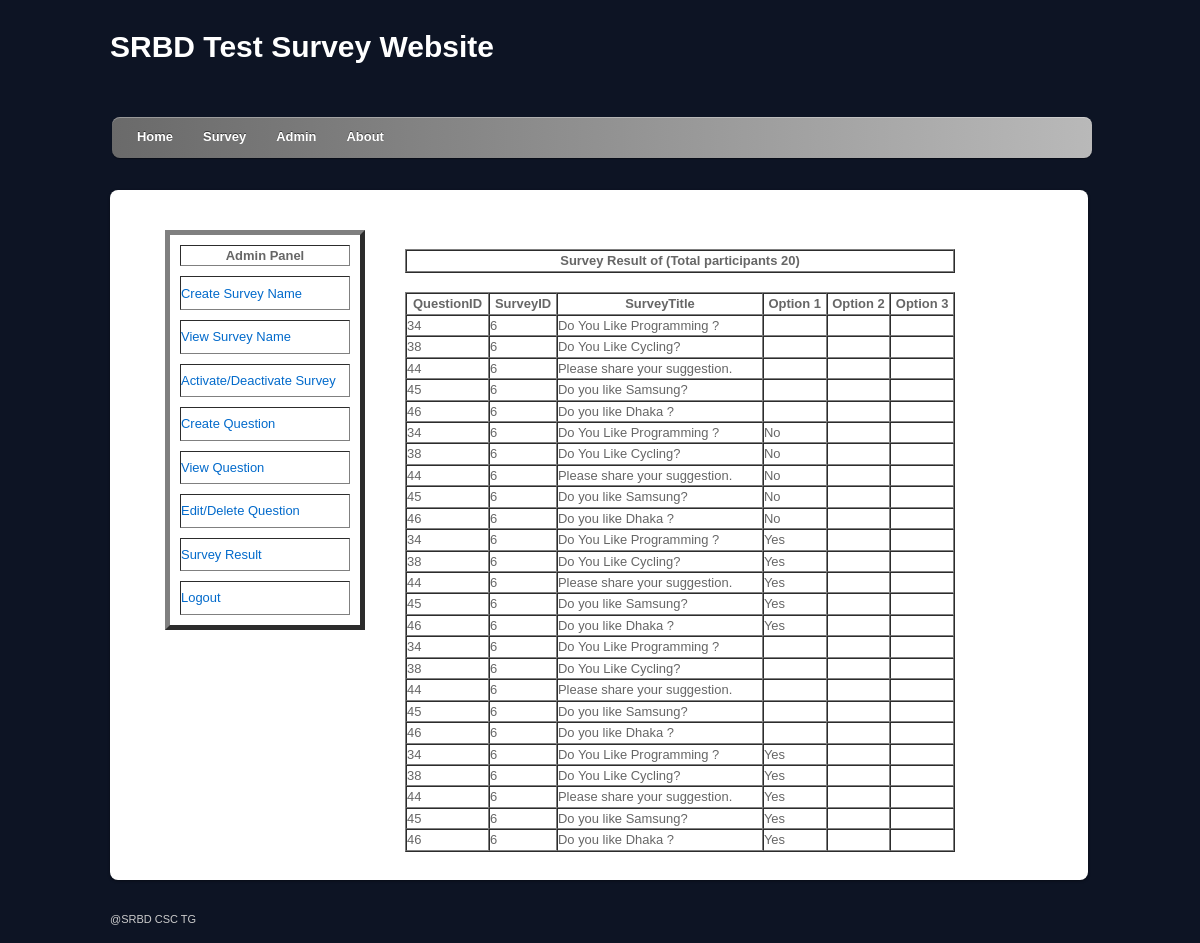
Page /viewSurveyResult1.php (signed in) on the committed database.
### tables this page shows
CREATE TABLE IF NOT EXISTS `questionupload` (
  `quesid` int(11) NOT NULL AUTO_INCREMENT,
  `surveytitleid` int(11) NOT NULL,
  `questitle` varchar(250) NOT NULL,
  `type` varchar(20) NOT NULL,
  `option1` varchar(250) NOT NULL,
  `label1` varchar(250) NOT NULL,
  `option2` varchar(250) NOT NULL,
  `label2` varchar(250) NOT NULL,
  `option3` varchar(250) NOT NULL,
  `label3` varchar(250) NOT NULL,
  `count` int(11) NOT NULL,
  PRIMARY KEY (`quesid`)
);

CREATE TABLE IF NOT EXISTS `surveyresult` (
  `guestId` int(11) NOT NULL AUTO_INCREMENT,
  `surveytitleid` int(11) DEFAULT NULL,
  `ans1` varchar(250) DEFAULT NULL,
  `ans2` varchar(250) DEFAULT NULL,
  PRIMARY KEY (`guestId`)
);

### viewSurveyResult1.php (the view, shortened to what this page needs)
<?php include("session.php"); ?>
	<?php include("header.php"); ?>
            <div id="content">
                <article class="post clearfix">
                    <?php include("sidebar.php"); ?>
                        <div id="mainContent">
            <div id="survey_result">
            <?php
            include 'config.php';
            $surveyid=$_POST['surveyid'];
            $result2 = mysqli_query($con,"select * from surveyresult");
            $total_number_rows2 = mysqli_num_rows($result2);
            echo "<table border='1' width='550'' height='10' cellspacing='0'' cellpadding='0'>
               <tbody>
                    <tr>
                    <th>Survey Result of  " .$surveyid. "  (Total participants " .$total_number_rows2. ")</th><br>
                    </tr>
                </tbody>
                ";
            echo "</table>";
            echo "<br>";
            $sql = 'SELECT distinct (questionupload.quesid),  questionupload.questitle , surveyresult.*
                       FROM questionupload
                       LEFT JOIN surveyresult
                       ON questionupload.surveytitleid=surveyresult.surveytitleid
                       ORDER BY surveyresult.guestId';
            $retval = mysqli_query($con,$sql);
            echo "<table border='1' width='550' height='10' cellspacing='0' cellpadding='0'>
                   <tbody>
                        <tr>
                        <th>QuestionID</th>
                        <th>SurveyID</th>
                        <th>SurveyTitle</th>
                        <th>Option 1</th>
                        <th>Option 2</th>
                        <th>Option 3</th>
                        </tr>
                    </tbody>
                    ";
            while($row = mysqli_fetch_array($retval, MYSQL_ASSOC))
              {
                    echo "<tr>";
                    echo "<td>" . $row['quesid'] . "</td>";
                    echo "<td>" . $row['surveytitleid'] . "</td>";
                    echo "<td>" . $row['questitle'] . "</td>";
                    echo "<td>" . $row['ans1'] . "</td>";
                    echo "<td>" . $row['ans2'] . "</td>";
                    echo "<td>" . $row['ans3'] . "</td>";
                    echo "</tr>";
              }
            echo "</table>";
            ?>
            </div>
                </div>
            </article>
	</div>
<?php include("footer.php"); ?>

### session.php (shortened to what this page needs)
<!doctype html>
<html lang="en" xmlns="http://www.w3.org/1999/html">
<head>
    <link href="css/style.css" rel="stylesheet" type="text/css">
    <link rel="stylesheet" type="text/css" href="css/jquery.dataTables.css">
</head>

### header.php (shortened to what this page needs)
<body>
<div id="pagewrap">
<header id="header">
		<hgroup>
			<h1 id="site-logo"><a href="#">SRBD Test Survey Website</a></h1>
		</hgroup>
		<nav>
			<ul id="main-nav" class="clearfix">
                            <li><a href="index.php">Home</a></li>
                            <li><a href="surveyMainPage">Survey</a></li>
                            <li><a href="adminlogin.php">Admin</a></li>
                            <li><a href="about.php">About</a></li>
			</ul>
		</nav>
	</header>

### sidebar.php (shortened to what this page needs)
<div id="sidebar1">
                        <table border="5" width="200" height="400" cellspacing="10" cellpadding="1">
                            <thead>
                                <tr>
                                    <th>Admin Panel</th>
                                </tr>
                            </thead>
                            <tbody>
                                <tr>
                                    <td><a href="createsurvey.php">Create Survey Name</a></td>
                                </tr>
                                <tr>
                                    <td><a href="viewsurveyname.php">View Survey Name</a></td>
                                </tr
                                <tr>
                                    <td><a href="activateDeactivate.php">Activate/Deactivate Survey</a></td>
                                <tr>
                                    <td><a href="uploadquestion.php">Create Question</a></td>
                                </tr>
                                <tr>
                                    <td><a href="viewquestion.php">View Question</a></td>
                                </tr>
                                <tr>
                                    <td><a href="editquestion.php">Edit/Delete Question</a></td>
                                </tr>
                                <tr>
                                    <td><a href="viewSurveyResult.php">Survey Result</a></td>
                                </tr>
                                <tr>
                                    <td><a href="logout.php">Logout</a></td>
                                </tr>
                            </tbody>
                        </table>
                    </div>

### footer.php
	<footer id="footer">
		<p>@SRBD CSC TG</p>
	</footer>
</div>
</body>
</html>

### css/style.css (style rules this page uses)
html, body, address, blockquote, div, dl, form, h1, h2, h3, h4, h5, h6, ol, p, pre, table, ul, dd, dt, li, tbody, td, tfoot, th, thead, tr, button, del, ins, map, object, a, abbr, acronym, b, bdo, big, br, cite, code, dfn, em, i, img, kbd, q, samp, small, span, strong, sub, sup, tt, var, legend, fieldset { margin: 0; padding: 0; }
article, aside, details, figcaption, figure, footer, header, hgroup, menu, nav, section { display: block; }
body { background: #0d1424 url(images/body-bg.jpg) no-repeat center top; font: .81em/150% Arial, Helvetica, sans-serif; color: #666; }
a { color: #026acb; text-decoration: none; outline: none; }
p { margin: 0 0 1.2em; padding: 0; }
ul, ol { margin: 1em 0 1.4em 24px; padding: 0; line-height: 140%; }
li { margin: 0 0 .5em 0; padding: 0; }
h1, h2, h3, h4, h5, h6 { line-height: 1.4em; margin: 20px 0 .4em; color: #000; }
h1 { font-size: 2em; }
#pagewrap { width: 980px; margin: 0 auto; }
#header { position: relative; height: 160px; }
#site-logo { position: absolute; top: 10px; }
#site-logo a { font: bold 30px/100% Arial, Helvetica, sans-serif; color: #fff; text-decoration: none; }
#main-nav { width: 100%; background: #ccc; margin: 0; padding: 0; position: absolute; left: 2px; bottom: 2px; z-index: 100; background: #6a6a6a url(images/nav-bar-bg.png) repeat-x; background: -webkit-gradient(linear, left top, left bottom, from(#b9b9b9), to(#6a6a6a)); background: -moz-linear-gradient(top, #b9b9b9, #6a6a6a); background: linear-gradient(-90deg, #b9b9b9, #6a6a6a); -webkit-border-radius: 8px; -moz-border-radius: 8px; border-radius: 8px; -webkit-box-shadow: inset 0 1px 0 rgba(255,255,255,.3), 0 1px 1px rgba(0,0,0,.4); -moz-box-shadow: inset 0 1px 0 rgba(255,255,255,.3), 0 1px 1px rgba(0,0,0,.4); box-shadow: inset 0 1px 0 rgba(255,255,255,.3), 0 1px 1px rgba(0,0,0,.4); }
#main-nav li { margin: 0; padding: 0; list-style: none; float: left; position: relative; }
#main-nav li:first-child { margin-left: 10px; }
#main-nav a { line-height: 100%; font-weight: bold; color: #fff; display: block; padding: 14px 15px; text-decoration: none; text-shadow: 0 -1px 0 rgba(0,0,0,.5); }
#content { background: #fff; margin: 30px 0 30px; padding: 20px 35px; width: 908px; height : 650px; float: left; -webkit-border-radius: 8px; -moz-border-radius: 8px; border-radius: 8px; -webkit-box-shadow: 0 1px 3px rgba(0,0,0,.4); -moz-box-shadow: 0 1px 3px rgba(0,0,0,.4); box-shadow: 0 1px 3px rgba(0,0,0,.4); }
#sidebar1 { float: left; background: #FFFFFF; margin: 10px; width: 200px; height: 300px; padding: 10px; }
#mainContent { float: left; margin: 10px; padding: 10px; background: #FFFFFF; width: 600px; height:300px; }
.post { margin-bottom: 40px; }
#footer { clear: both; color: #ccc; font-size: 85%; }
.clearfix:after { visibility: hidden; display: block; font-size: 0; content: " "; clear: both; height: 0; }
.clearfix { display: inline-block; }
.clearfix { display: block; zoom: 1; }

### rows in the picture
questionupload: quesid "34", surveyresult.surveytitleid "6", questitle "Do You Like Programming ?", surveyresult.ans1 "No", surveyresult.ans1 "Yes"
questionupload: quesid "38", surveyresult.surveytitleid "6", questitle "Do You Like Cycling?", surveyresult.ans1 "No", surveyresult.ans1 "Yes"
questionupload: quesid "44", surveyresult.surveytitleid "6", questitle "Please share your suggestion.", surveyresult.ans1 "No", surveyresult.ans1 "Yes"
questionupload: quesid "45", surveyresult.surveytitleid "6", questitle "Do you like Samsung?", surveyresult.ans1 "No", surveyresult.ans1 "Yes"
questionupload: quesid "46", surveyresult.surveytitleid "6", questitle "Do you like Dhaka ?", surveyresult.ans1 "No", surveyresult.ans1 "Yes"

### other values in the picture
$total_number_rows2 "20"
